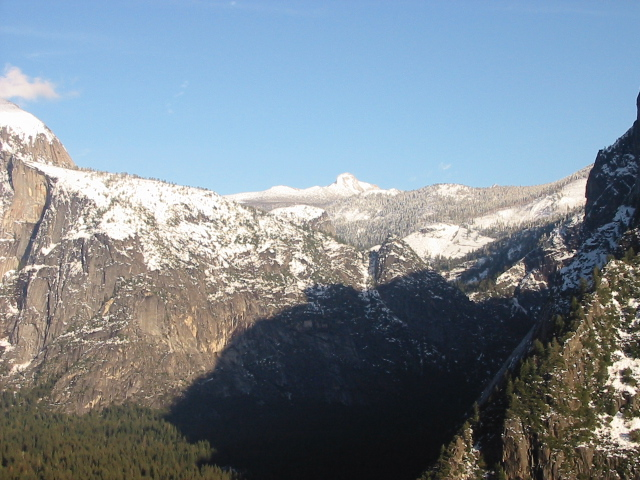
#> input picture 3.jpeg, 640 x 480 px
$ python -i cylinder.py   (imports and definitions only)   (older library calls are emulated)
#> lines starting #> are read from the running program, lines starting #| are printed output that depends on the picture
import os
import cv2
import numpy as np
from matplotlib import pyplot as plt
import math
import time as t
"""Use of SIFT for feature detection, FLANN for feature matching and using translational model on cylindrical images, following by inverse cylindrical operations."""
#the values of K have been taken for the camera in the lab.
# [50 lines left out: functions feature_matching, cylinderconversion, affine, not called in this run]


def black_remove(img):
	gray = cv2.cvtColor(img,cv2.COLOR_BGR2GRAY)
	ret,thresh = cv2.threshold(gray,0,255,cv2.THRESH_BINARY)
	image,contour,h = cv2.findContours(thresh,cv2.RETR_TREE,cv2.CHAIN_APPROX_SIMPLE)
	cnt =contour[0]
	epsilon = 0.1*cv2.arcLength(cnt,True)
	approx = cv2.approxPolyDP(cnt,epsilon,True)
	approx = arrange_points(approx)
	x, y, w, h = cv2.boundingRect(cnt)
        #  img = img[y:y+h,x:x+p]
	pts1 = np.float32(approx)
	pts2 = np.float32([[x,y],[x,y+h],[x+w,y+h],[x+w,y]])
	M = cv2.getPerspectiveTransform(pts1,pts2)
	img =cv2.warpPerspective(img,M,(gray.shape[1],gray.shape[0]))
        #a = cv2.rectangle(img,(x,y),(x+w,y+h),(0,0,255))
	gray = cv2.cvtColor(img,cv2.COLOR_BGR2GRAY)
	ret,thresh = cv2.threshold(gray,0,255,cv2.THRESH_BINARY)
	image,contour,h = cv2.findContours(thresh,cv2.RETR_TREE,cv2.CHAIN_APPROX_SIMPLE)
	cnt =contour[0]
	x,y,w,h = cv2.boundingRect(cnt)
	img = img[y:y+h,x:x+w]
	return  img

def arrange_points(points):
	number = np.array([a[0] for a in points])
	x_cen = 0
	y_cen = 0
	for [x, y] in number:
		x_cen = x_cen + x
		y_cen = y_cen + y
	x_cen = x_cen // 4
	y_cen = y_cen // 4
    # img = cv2.circle(img,(x_cen,y_cen),2 , (0,0,255), -1)
	sorted_x = np.array([[[0, 0]], [[0, 0]], [[0, 0]], [[0, 0]]])
	for [x, y] in number:
		if x <= x_cen and y <= y_cen:
			sorted_x[0][0] = np.array([x, y])
		if x <= x_cen and y >= y_cen:
			sorted_x[1][0] = np.array([x, y])
		if x >= x_cen and y >= y_cen:
			sorted_x[2][0] = np.array([x, y])
		if x >= x_cen and y <= y_cen:
			sorted_x[3][0] = np.array([x, y])
	points = np.array(sorted_x)
	return  points

# [61 lines left out: functions cylinderstitch, planing, not called in this run]


# [1 line not run here, left out]
current = t.time()
img = []
counter = 0
# [21 lines not run here, left out]
"""while(1):
	try:
		print(counter)
		counter = counter + 1
		ret,frame = cap.read()
		#h,w = frame.shape[:2]
		#K = np.array([[600,0,w/2],[0,600,h/2],[0,0,1]])
		#cyl,cyl_mask = cylindricalWarpImage(frame,K)
		if counter%50 == 0:
			img = img + [frame]
		cv2.imshow('frame',frame)
		if cv2.waitKey(1) & 0xff == ord('q'):
			break
	except:
		break
cap.release()
cv2.destroyAllWindows()"""
# [1 line not run here, left out]
#for i in range(len(img)):
#	cv2.imshow('image '+str(i+1),img[i])
starttime = t.time()
# [1 line that did not run here, left out]
j = 2
# [24 lines not run here, left out]

>>> import cv2
>>> picture = cv2.imread('3.jpeg')
#> picture is the input picture: shape (480, 640, 3); mean B, G, R 145.3, 135.4, 123.3
>>> result = black_remove(picture)
#> in black_remove, `gray = cv2.cvtColor(img,cv2.COLOR_BGR2GRAY)`:
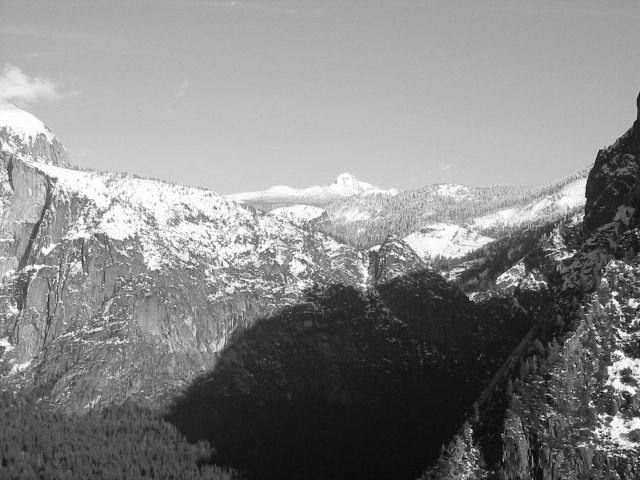
#> gray: shape (480, 640); min 6, max 255, mean 132.9
#> in black_remove, `ret,thresh = cv2.threshold(gray,0,255,cv2.THRESH_BINARY)`: thresh: shape (480, 640); every value is 255
#> in black_remove, `image,contour,h = cv2.findContours(thresh,cv2.RETR_TREE,cv2.CHAIN_APPR..`: contour = [[[0, 0], [0, 479], [639, 479], [639, 0]]]; h = [[-1, -1, -1, -1]]
#> in black_remove, `cnt =contour[0]`: cnt = [[0, 0], [0, 479], [639, 479], [639, 0]]
#> in black_remove, `epsilon = 0.1*cv2.arcLength(cnt,True)`: epsilon = 223.6
#> in black_remove, `approx = cv2.approxPolyDP(cnt,epsilon,True)`: approx = [[0, 0], [0, 479], [639, 479], [639, 0]]
#> the loop in arrange_points, `for [x, y] in number:` made 4 passes
#> (x, y, x_cen, y_cen) on passes 1 to 4: (0, 0, 0, 0), (0, 479, 0, 479), (639, 479, 639, 958), (639, 0, 1278, 958)
#> after the loop in arrange_points, `for [x, y] in number:`: x_cen = 1278; y_cen = 958
#> in arrange_points, `x_cen = x_cen // 4`: x_cen = 319
#> in arrange_points, `y_cen = y_cen // 4`: y_cen = 239
#> the loop in arrange_points, `for [x, y] in number:` made 4 passes
#> after the loop in arrange_points, `for [x, y] in number:`: sorted_x = [[0, 0], [0, 479], [639, 479], [639, 0]]
#> in black_remove, `x, y, w, h = cv2.boundingRect(cnt)`: x = 0; w = 640; h = 480
#> in black_remove, `pts1 = np.float32(approx)`: pts1 = [[0, 0], [0, 479], [639, 479], [639, 0]]
#> in black_remove, `pts2 = np.float32([[x,y],[x,y+h],[x+w,y+h],[x+w,y]])`: pts2 = [[0, 0], [0, 480], [640, 480], [640, 0]]
#> in black_remove, `M = cv2.getPerspectiveTransform(pts1,pts2)`: M = [[1, 0, 0], [-8.9e-17, 1, 0], [-1.85e-19, 0, 1]]
#> in black_remove, `img =cv2.warpPerspective(img,M,(gray.shape[1],gray.shape[0]))`:
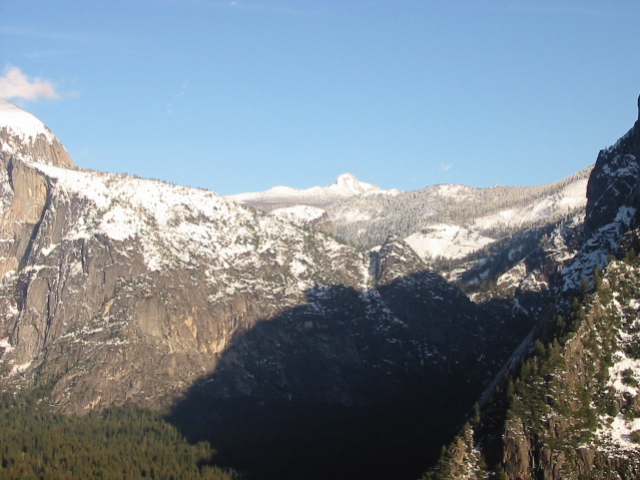
#> img: shape (480, 640, 3); mean B, G, R 145.6, 135.6, 123.5
#> in black_remove, `gray = cv2.cvtColor(img,cv2.COLOR_BGR2GRAY)`:
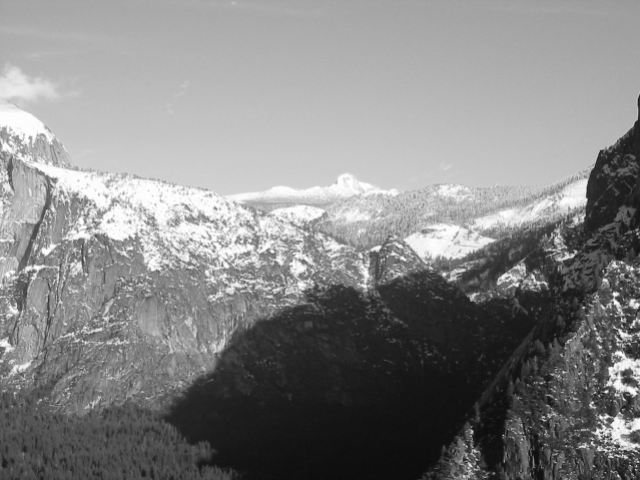
#> gray: shape (480, 640); min 6, max 255, mean 133.1
#> in black_remove, `image,contour,h = cv2.findContours(thresh,cv2.RETR_TREE,cv2.CHAIN_APPR..`: h = [[-1, -1, -1, -1]]
#> in black_remove, `x,y,w,h = cv2.boundingRect(cnt)`: h = 480

$ run again, on 4.jpeg
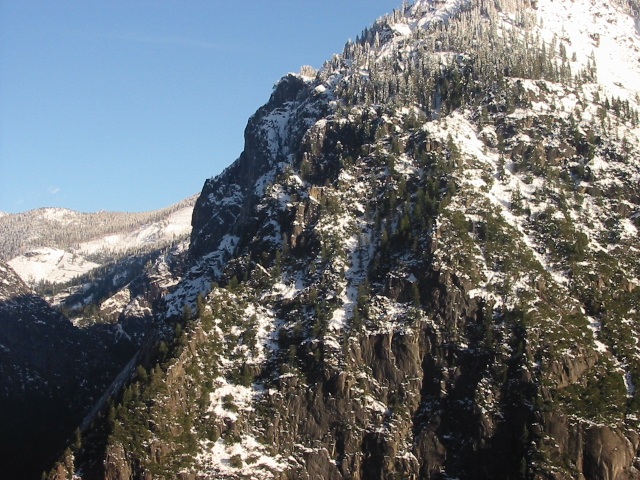
#> input picture 4.jpeg, 640 x 480 px
#> picture is the input picture: shape (480, 640, 3); mean B, G, R 115.4, 112.1, 107.1
#> in black_remove, `gray = cv2.cvtColor(img,cv2.COLOR_BGR2GRAY)`:
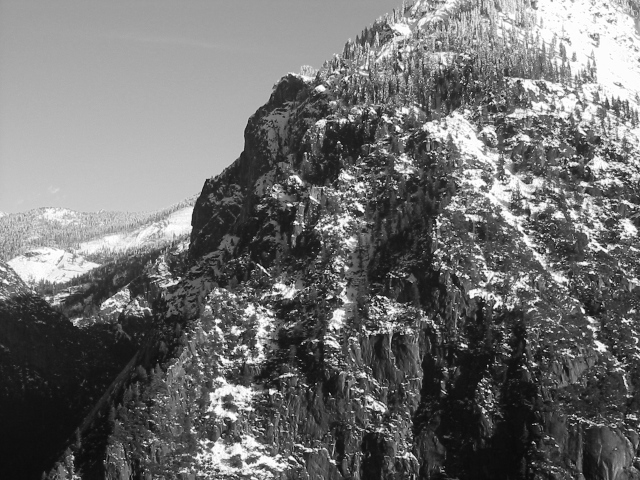
#> gray: shape (480, 640); min 5, max 255, mean 111
#> thresh: shape (480, 640); every value is 255
#> in black_remove, `image,contour,h = cv2.findContours(thresh,cv2.RETR_TREE,cv2.CHAIN_APPR..`: contour = [[[0, 0], [0, 479], [639, 479], [639, 0]]]; h = [[-1, -1, -1, -1]]
#> cnt = [[0, 0], [0, 479], [639, 479], [639, 0]]
#> epsilon = 223.6
#> approx = [[0, 0], [0, 479], [639, 479], [639, 0]]
#> the loop in arrange_points, `for [x, y] in number:` made 4 passes
#> (x, y, x_cen, y_cen) on passes 1 to 4: (0, 0, 0, 0), (0, 479, 0, 479), (639, 479, 639, 958), (639, 0, 1278, 958)
#> after the loop in arrange_points, `for [x, y] in number:`: x_cen = 1278; y_cen = 958
#> in arrange_points, `x_cen = x_cen // 4`: x_cen = 319
#> in arrange_points, `y_cen = y_cen // 4`: y_cen = 239
#> the loop in arrange_points, `for [x, y] in number:` made 4 passes
#> after the loop in arrange_points, `for [x, y] in number:`: sorted_x = [[0, 0], [0, 479], [639, 479], [639, 0]]
#> in black_remove, `x, y, w, h = cv2.boundingRect(cnt)`: x = 0; w = 640; h = 480
#> pts1 = [[0, 0], [0, 479], [639, 479], [639, 0]]
#> pts2 = [[0, 0], [0, 480], [640, 480], [640, 0]]
#> M = [[1, 0, 0], [-8.9e-17, 1, 0], [-1.85e-19, 0, 1]]
#> in black_remove, `gray = cv2.cvtColor(img,cv2.COLOR_BGR2GRAY)`:
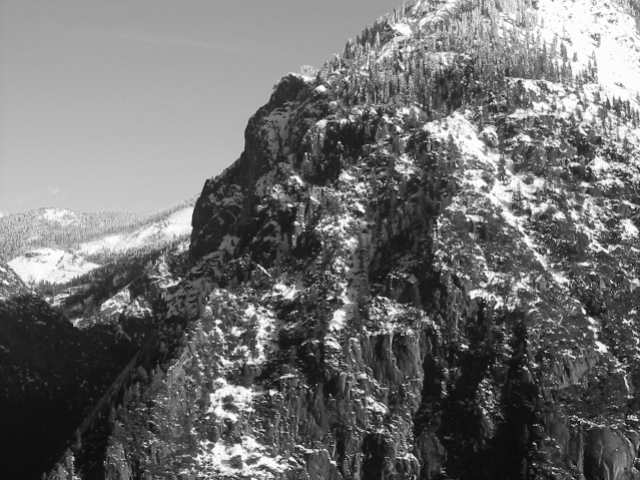
#> gray: shape (480, 640); min 10, max 255, mean 111.1
#> in black_remove, `image,contour,h = cv2.findContours(thresh,cv2.RETR_TREE,cv2.CHAIN_APPR..`: h = [[-1, -1, -1, -1]]
#> in black_remove, `x,y,w,h = cv2.boundingRect(cnt)`: h = 480

$ run again, on matches.jpg
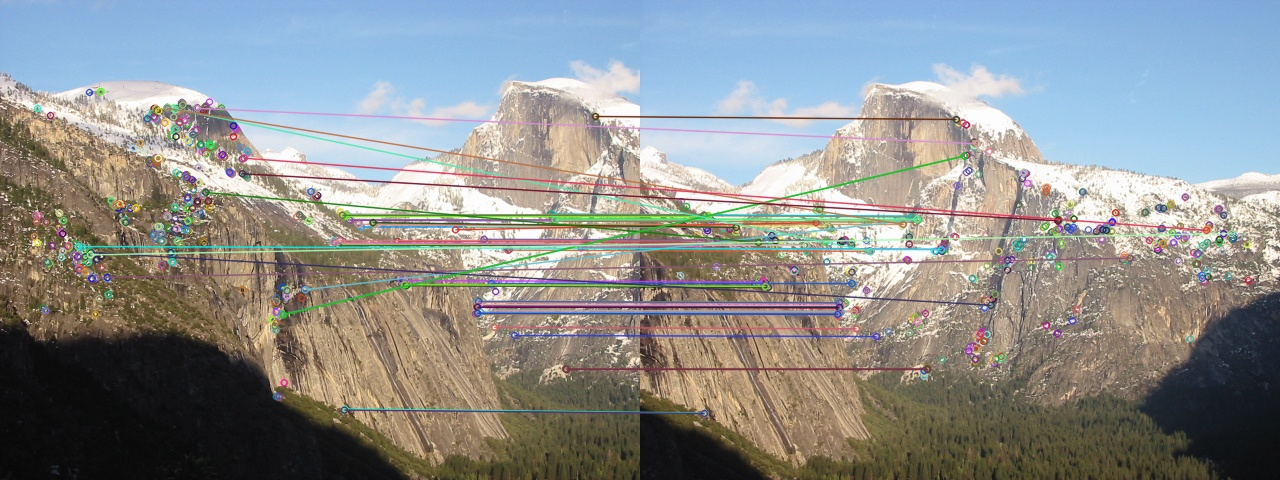
#> input picture matches.jpg, 1280 x 480 px
#> picture is the input picture: shape (480, 1280, 3); mean B, G, R 143.1, 144.2, 141.5
#> in black_remove, `gray = cv2.cvtColor(img,cv2.COLOR_BGR2GRAY)`:
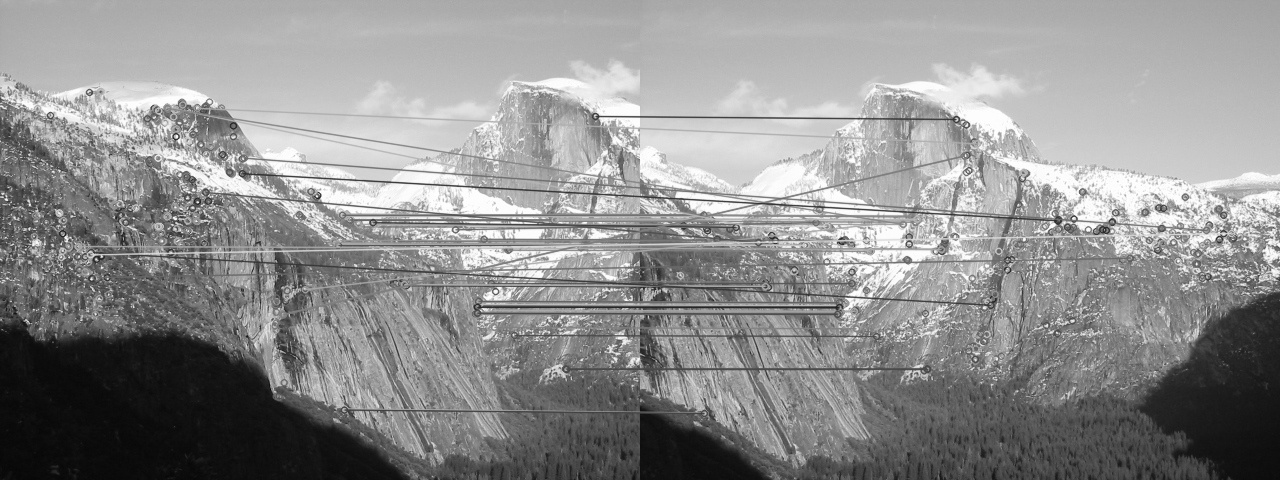
#> gray: shape (480, 1280); min 5, max 255, mean 143.3
#> thresh: shape (480, 1280); every value is 255
#> in black_remove, `image,contour,h = cv2.findContours(thresh,cv2.RETR_TREE,cv2.CHAIN_APPR..`: contour = [[[0, 0], [0, 479], [1279, 479], [1279, 0]]]; h = [[-1, -1, -1, -1]]
#> cnt = [[0, 0], [0, 479], [1279, 479], [1279, 0]]
#> epsilon = 351.6
#> approx = [[0, 0], [0, 479], [1279, 479], [1279, 0]]
#> the loop in arrange_points, `for [x, y] in number:` made 4 passes
#> (x, y, x_cen, y_cen) on passes 1 to 4: (0, 0, 0, 0), (0, 479, 0, 479), (1279, 479, 1279, 958), (1279, 0, 2558, 958)
#> after the loop in arrange_points, `for [x, y] in number:`: x_cen = 2558; y_cen = 958
#> in arrange_points, `x_cen = x_cen // 4`: x_cen = 639
#> in arrange_points, `y_cen = y_cen // 4`: y_cen = 239
#> the loop in arrange_points, `for [x, y] in number:` made 4 passes
#> after the loop in arrange_points, `for [x, y] in number:`: sorted_x = [[0, 0], [0, 479], [1279, 479], [1279, 0]]
#> in black_remove, `x, y, w, h = cv2.boundingRect(cnt)`: x = 0; w = 1280; h = 480
#> pts1 = [[0, 0], [0, 479], [1279, 479], [1279, 0]]
#> pts2 = [[0, 0], [0, 480], [1280, 480], [1280, 0]]
#> M = [[1, 0, 0], [-4.44e-17, 1, 0], [-9.26e-20, 0, 1]]
#> in black_remove, `img =cv2.warpPerspective(img,M,(gray.shape[1],gray.shape[0]))`:
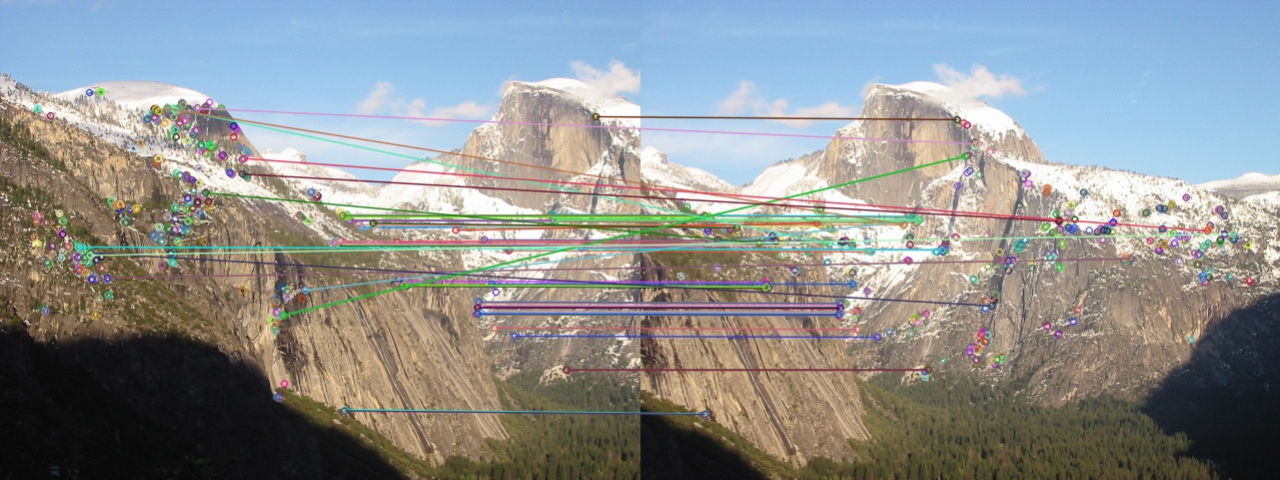
#> img: shape (480, 1280, 3); mean B, G, R 143.4, 144.4, 141.7
#> in black_remove, `image,contour,h = cv2.findContours(thresh,cv2.RETR_TREE,cv2.CHAIN_APPR..`: h = [[-1, -1, -1, -1]]
#> in black_remove, `x,y,w,h = cv2.boundingRect(cnt)`: h = 480
